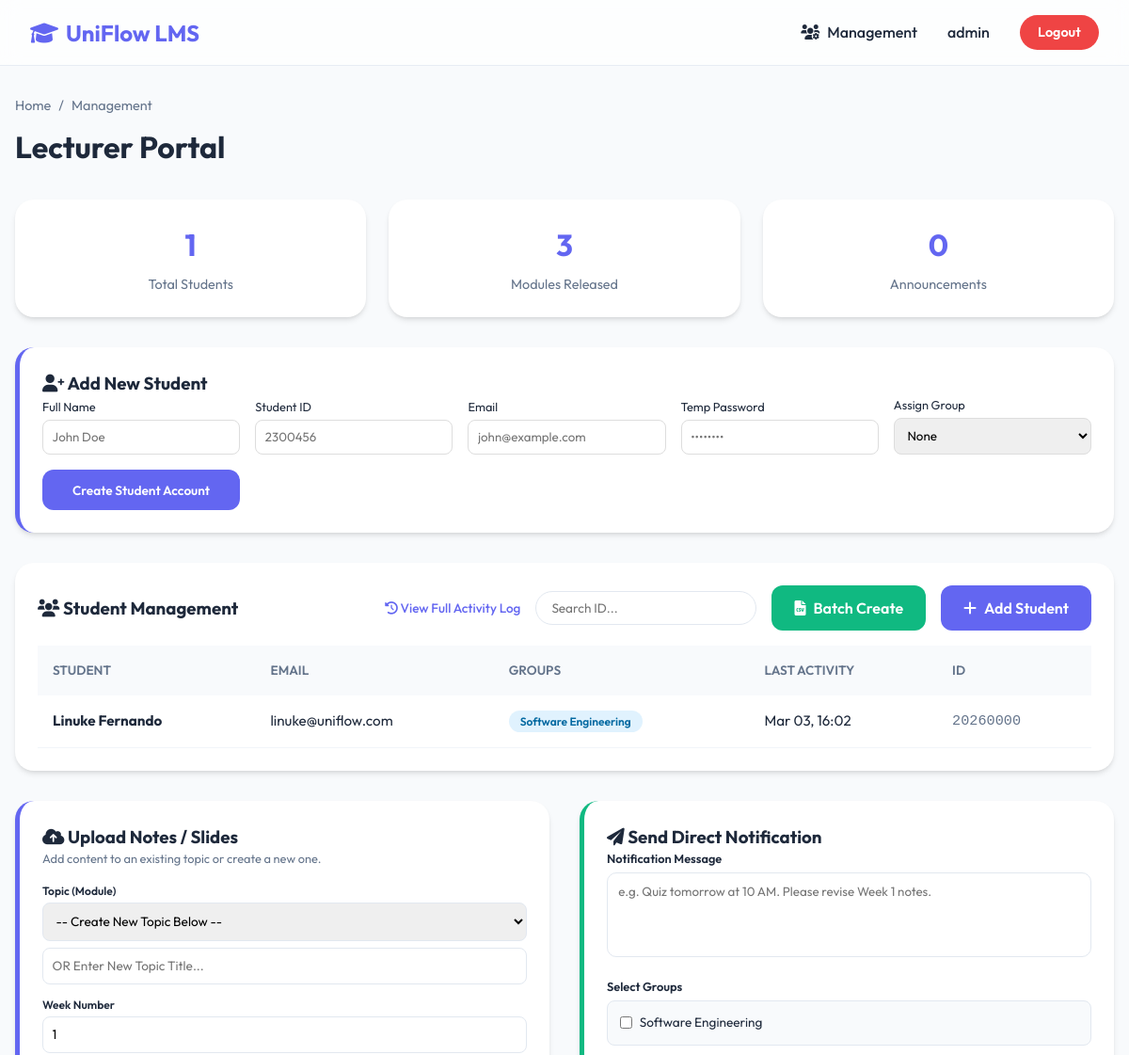
Page /staff/ (signed in, upper part) on the earlier database version.
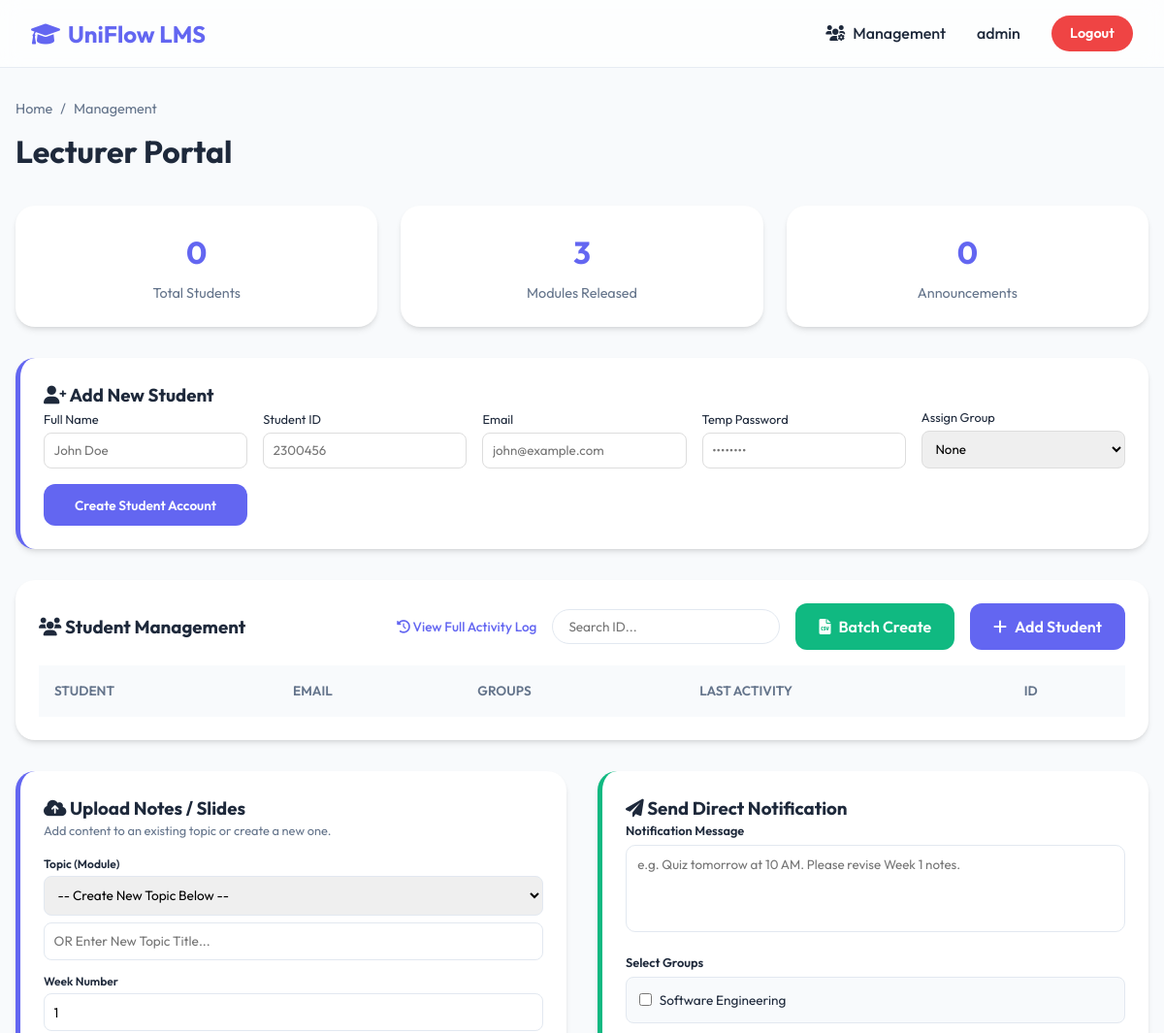
Same page on the later database version.
### core/models.py (models this page shows, shortened)
class User(AbstractUser):
    ROLE_CHOICES = (
        ('lecturer', 'Lecturer'),
        ('student', 'Student'),
    )
    role = models.CharField(max_length=10, choices=ROLE_CHOICES, default='student')
    email = models.EmailField(unique=True)
    must_change_password = models.BooleanField(default=False)
    avatar = models.ImageField(upload_to='avatars/', null=True, blank=True)
    hub_integration_enabled = models.BooleanField(default=False)
    hub_linked_at = models.DateTimeField(null=True, blank=True)
    USERNAME_FIELD = 'email'
    REQUIRED_FIELDS = ['username']

class Group(models.Model):
    name = models.CharField(max_length=100, unique=True)
    students = models.ManyToManyField(User, related_name='student_groups', limit_choices_to={'role': 'student'})

### core/views.py (the view, shortened to what this page needs)
# urls.py: path('staff/', views.LecturerDashboardView.as_view(), name='lecturer_dashboard'),
class LecturerDashboardView(LoginRequiredMixin, View):
    def get(self, request):
        if request.user.role != 'lecturer' and not request.user.is_staff:
            return redirect('student_dashboard')
        students = User.objects.filter(role='student')
        modules = Module.objects.all()
        announcements = Announcement.objects.all()
        groups = Group.objects.all()
        context = {
            'students': students,
            'modules': modules,
            'announcements': announcements,
            'groups': groups,
        }
        return render(request, 'core/lecturer_dashboard.html', context)

### core/context_processors.py (called while the page is built)
def notifications_processor(request):
    if request.user.is_authenticated and request.user.role == 'student':
        return {
            'global_notifications': Notification.objects.filter(recipient=request.user, is_read=False).order_by('-created_at')
        }
    return {'global_notifications': []}

### templates/core/lecturer_dashboard.html (shortened to what the changed rows need)
{% extends 'core/base.html' %}
{% block content %}
<div class="page-header">
    <h1 class="page-title">Lecturer Portal</h1>
</div>
<div class="stats-grid">
    <div class="stat-card">
        <div class="stat-value">{{ students.count }}</div>
        <div class="stat-label">Total Students</div>
    </div>
</div>
<div class="card">
    <table id="studentTable">
        <thead>
            <tr>
                <th>Student</th>
                <th>Email</th>
                <th>Groups</th>
                <th>Last Activity</th>
                <th>ID</th>
            </tr>
        </thead>
        <tbody>
            {% for student in students %}
            <tr>
                <td><strong>{{ student.get_full_name|default:student.username }}</strong></td>
                <td>{{ student.email }}</td>
                <td>
                    {% for group in student.student_groups.all %}
                        <span class="badge badge-student">{{ group.name }}</span>
                    {% empty %}
                        <span class="badge" style="background: #f1f5f9; color: #64748b;">No Group</span>
                    {% endfor %}
                </td>
                <td>{{ student.last_login|date:"M d, H:i"|default:"Never" }}</td>
                <td style="font-family: monospace; color: var(--text-light);">{{ student.username }}</td>
            </tr>
            {% endfor %}
        </tbody>
    </table>
</div>
<div style="display: grid; grid-template-columns: 1fr 1fr; gap: 2rem; margin-bottom: 2rem;">
    <div class="card" style="margin-bottom: 0; border-left: 5px solid var(--accent);">
        <form method="post">
            <div style="margin-bottom: 1rem;">
                <div style="background: #f8fafc; border: 1px solid #e2e8f0; border-radius: 8px; padding: 0.5rem; max-height: 100px; overflow-y: auto;">
                    {% for group in groups %}
                    <label style="display: flex; align-items: center; gap: 0.5rem; padding: 0.3rem; cursor: pointer; font-size: 0.85rem;">
                        <input type="checkbox" name="target_groups" value="{{ group.id }}" style="accent-color: var(--accent);">
                        {{ group.name }}
                    </label>
                    {% endfor %}
                </div>
            </div>
        </form>
    </div>
</div>
{% endblock %}

Differences in the rows shown:
no longer on this page (row edited): User: get_full_name "Linuke Fernando", email "linuke@uniflow.com", last_login "Mar 03, 16:02", username "20260000", Group (name "Software Engineering")
Other differences:
{{ students.count }}: "1" → "0"
